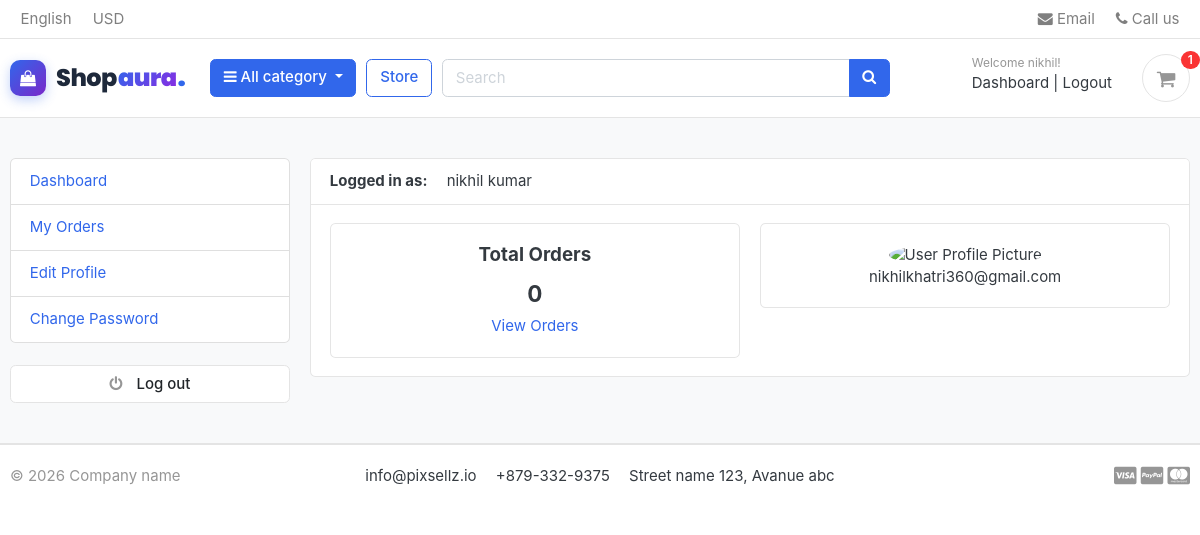
Screenshot of /accounts/dashboard/ (signed in) with the database file from the repository.
### accounts/models.py (models this page shows, shortened)
class Account(AbstractBaseUser):
    first_name   = models.CharField(max_length=50)
    last_name    = models.CharField(max_length=50)
    username     = models.CharField(max_length=50, unique=True)
    email        = models.EmailField(max_length=100, unique=True)
    phone_number = models.CharField(max_length=10)
    date_joined  = models.DateTimeField(auto_now_add=True)
    last_login   = models.DateTimeField(auto_now_add=True)
    is_admin     = models.BooleanField(default=False)
    is_staff     = models.BooleanField(default=False)
    is_active    = models.BooleanField(default=False)
    is_superadmin= models.BooleanField(default=False)
    USERNAME_FIELD  = 'email'
    REQUIRED_FIELDS = ['username', 'first_name', 'last_name']
    objects = MyAccountManager()
    def full_name(self):
        return f"{self.first_name} {self.last_name}"

### accounts/views.py (the view)
# urls.py: path('dashboard/', views.dashboard, name='dashboard'),
@login_required(login_url='signin')
def dashboard(request):
    orders = Order.objects.order_by('-created_at').filter(user_id=request.user.id, is_ordered=True)
    orders_count = orders.count()
    context = {
        'orders_count': orders_count,
    }
    return render(request, 'accounts/dashboard.html', context)

### carts/context_processors.py (called while the page is built)
def counter (request):
    cart_count = 0
    if 'admin' in request.path:
        return{}
    else:
        try:
            cart=Cart.objects.filter(cart_id=_cart_id(request))
            if request.user.is_authenticated:
                cart_items=Cartitem.objects.all().filter(user=request.user)
            else:
                cart_items=Cartitem.objects.all().filter(cart=cart[:1])
            for cart_item in cart_items:
                cart_count+=cart_item.quantity
        except Cart.DoesNotExist:
            cart_count=0
    return dict(cart_count=cart_count)

### carts/views.py (called while the page is built)
def _cart_id(request):
    cart = request.session.session_key
    if not cart:
        request.session.create()
        cart = request.session.session_key
    return cart

### category/context_processors.py (called while the page is built)
def menu_links(request):
    links = Category.objects.all()
    return dict(links=links)

### category/models.py (called while the page is built)
    def get_url(self):
        return reverse('products_by_category', args=[self.slug])

### templates/accounts/dashboard.html (shortened to what this page needs)
{% extends 'base.html' %}
{% block content %}
<section class="section-conten padding-y bg">
<div class="container">
	<div class="row">
	{% include 'includes/dashboard_sidebar.html' %}
	<main class="col-md-9">
		<article class="card">
		<header class="card-header">
			<strong class="d-inline-block mr-3">Logged in as:</strong>
			<span>{{user.full_name}}</span>
		</header>
		<div class="card-body">
			<div class="row">
			<div class="col-md-6">
				<div class="card" style="text-align:center;">
					<div class="card-body">
						<h5 class="card-title">Total Orders</h5>
						<h4>{{orders_count}}</h4>
						<a href="{% url 'my_orders' %}">View Orders</a>
					</div>
				</div>
			</div>
			<div class="col-md-6">
				<div class="card" style="text-align:center;">
					<div class="card-body">
						<img src="https://encrypted-tbn0.gstatic.com/images?q=tbn:ANd9GcSbZ0WFrgDfCi0quSSO2usQ032wzQ1AjvHpBJE3m4e15g&s=10" alt="User Profile Picture" width="50" height="50" style="border-radius:50%;">
						<p class="mb-0">{{user.email}}</p>
					</div>
				</div>
			</div>
			</div>
		</div>
		</article>
	</main>
</div>
</div>
</section>
{% endblock %}

### templates/includes/navbar.html (shortened to what this page needs)
<header class="section-header">
	<nav class="navbar p-md-0 navbar-expand-sm navbar-light border-bottom">
		<div class="container">
			<div class="collapse navbar-collapse" id="navbarTop4">
				<ul class="navbar-nav mr-auto">
					<li class="nav-item dropdown">
						<a href="#" class="nav-link"> English </a>
					</li>
					<li class="nav-item dropdown">
						<a href="#" class="nav-link"> USD </a>
					</li>
				</ul>
				<ul class="navbar-nav">
					<li><a href="#" class="nav-link"> <i class="fa fa-envelope"></i> Email </a></li>
					<li><a href="#" class="nav-link"> <i class="fa fa-phone"></i> Call us </a></li>
				</ul>
			</div>
		</div>
	</nav>
	<section class="header-main border-bottom">
		<div class="container">
			<div class="row align-items-center">
				<div class="col-lg-2 col-md-3 col-6">
					<a href="{% url 'home' %}" class="brand-wrap brand-logo-wrap">
						<span class="brand-icon">
							<i class="fa fa-shopping-bag"></i>
						</span>
						<span class="brand-text">
							Shop<span class="brand-aura">aura</span><span class="brand-dot">.</span>
						</span>
					</a>
				</div>
				<div class="col-lg col-sm col-md col-6 flex-grow-0">
					<div class="category-wrap dropdown d-inline-block float-right">
						<button type="button" class="btn btn-primary dropdown-toggle" data-toggle="dropdown">
							<i class="fa fa-bars"></i> All category
						</button>
					</div>
				</div>
				<a href="{% url 'store' %}" class="btn btn-outline-primary">Store</a>
				<div class="col-lg col-md-6 col-sm-12 col">
					<form action="{% url 'search' %}" class="search" method="GET">
						<div class="input-group w-100">
							<input type="text" class="form-control" style="width:60%;" placeholder="Search" name="keyword">
							<div class="input-group-append">
								<button class="btn btn-primary" type="submit">
									<i class="fa fa-search"></i>
								</button>
							</div>
						</div>
					</form>
				</div>
				<div class="col-lg-3 col-sm-6 col-8 order-2 order-lg-3">
					<div class="d-flex justify-content-end mb-3 mb-lg-0">
						{% if user.id is None %}
						<div class="widget-header">
							<small class="title text-muted">Welcome guest!</small>
							<div>
								<a href="{% url 'signin' %}">Sign in</a> <span class="dark-transp"> | </span>
								<a href="{% url 'register' %}">Register</a>
							</div>
						</div>
						{% else %}
						<div class="widget-header">
							<small class="title text-muted">Welcome {{ user.first_name }}!</small>
							<div>
								<a href="{% url 'dashboard' %}">Dashboard</a> <span class="dark-transp"> | </span>
								<a href="{% url 'logout' %}">Logout</a>
							</div>
						</div>
						{% endif %}
						<a href="{% url 'cart' %}" class="widget-header pl-3 ml-3">
							<div class="icon icon-sm rounded-circle border"><i class="fa fa-shopping-cart"></i></div>
							<span class="badge badge-pill badge-danger notify">{{ cart_count }}</span>
						</a>
					</div>
				</div>
			</div>
		</div>
	</section>
</header>

### shopaura/static/css/ui.css (style rules this page uses)
html { font-family: "Inter", sans-serif; font-size: 15px; }
.icon-xs, .icon-sm, .icon-md, .icon-lg { display: inline-block; text-align: center; flex-shrink: 0; flex-grow: 0; }
.icon-sm { width: 48px; height: 48px; line-height: 48px !important; font-size: 20px; }
.padding-y { padding-top: 40px; padding-bottom: 40px; }
article:after, .form-group:after { display: block; clear: both; content: ""; }
.bg { background-color: #f8f9fa; }
.header-main { position: relative; padding-top: 1rem; padding-bottom: 1rem; }
.brand-logo-wrap { display: inline-flex; align-items: center; text-decoration: none !important; gap: 10px; padding: 2px 0; transition: all 0.25s ease; }
.brand-logo-wrap .brand-icon { display: inline-flex; align-items: center; justify-content: center; width: 36px; height: 36px; border-radius: 10px; background: linear-gradient(135deg, #3167eb 0%, #7928ca 100%); color: #ffffff; font-size: 16px; box-shadow: 0 4px 12px rgba(49, 103, 235, 0.3); transition: transform 0.3s cubic-bezier(0.34, 1.56, 0.64, 1), box-shadow 0.3s ease; flex-shrink: 0; }
.brand-logo-wrap .brand-text { font-family: 'Poppins', -apple-system, BlinkMacSystemFont, 'Segoe UI', Roboto, sans-serif; font-size: 24px; font-weight: 800; line-height: 1; letter-spacing: -0.5px; color: #1e293b; display: inline-flex; align-items: baseline; white-space: nowrap; user-select: none; }
.brand-logo-wrap .brand-aura { background: linear-gradient(135deg, #3167eb 0%, #8a2be2 100%); -webkit-background-clip: text; -webkit-text-fill-color: transparent; background-clip: text; font-weight: 900; margin-left: 1px; transition: filter 0.3s ease; }
.brand-logo-wrap .brand-dot { color: #3167eb; font-size: 26px; line-height: 0; font-weight: 900; margin-left: 1px; }
.widget-header { display: inline-block; vertical-align: middle; position: relative; }
.widget-header a { color: #343a40; }
.widget-header i { color: #969696; }
.widget-header .title { display: block; }
.widget-header .notify { position: absolute; top: -3px; right: -10px; }
.notify { position: absolute; top: -4px; right: -10px; display: inline-block; padding: 0.25em 0.6em; font-size: 12px; line-height: 1; text-align: center; border-radius: 3rem; color: #fff; background-color: #fa3434; }

### templates/base.html (style rules this page uses)
.brand-logo-wrap { display: inline-flex; align-items: center; text-decoration: none !important; gap: 10px; padding: 2px 0; transition: all 0.25s ease; }
.brand-logo-wrap .brand-icon { display: inline-flex; align-items: center; justify-content: center; width: 36px; height: 36px; border-radius: 10px; background: linear-gradient(135deg, #3167eb 0%, #7928ca 100%); color: #ffffff; font-size: 16px; box-shadow: 0 4px 12px rgba(49, 103, 235, 0.3); transition: transform 0.3s cubic-bezier(0.34, 1.56, 0.64, 1), box-shadow 0.3s ease; flex-shrink: 0; }
.brand-logo-wrap .brand-text { font-family: 'Poppins', -apple-system, BlinkMacSystemFont, 'Segoe UI', Roboto, sans-serif; font-size: 24px; font-weight: 800; line-height: 1; letter-spacing: -0.5px; color: #1e293b; display: inline-flex; align-items: baseline; white-space: nowrap; user-select: none; }
.brand-logo-wrap .brand-aura { background: linear-gradient(135deg, #3167eb 0%, #8a2be2 100%); -webkit-background-clip: text; -webkit-text-fill-color: transparent; background-clip: text; font-weight: 900; margin-left: 1px; transition: filter 0.3s ease; }
.brand-logo-wrap .brand-dot { color: #3167eb; font-size: 26px; line-height: 0; font-weight: 900; margin-left: 1px; }

### rows the page displays
Account: first_name "nikhil", full_name "nikhil kumar", email "nikhilkhatri360@gmail.com"

### other values shown
{{ cart_count }} "1"
{{ orders_count }} "0"
